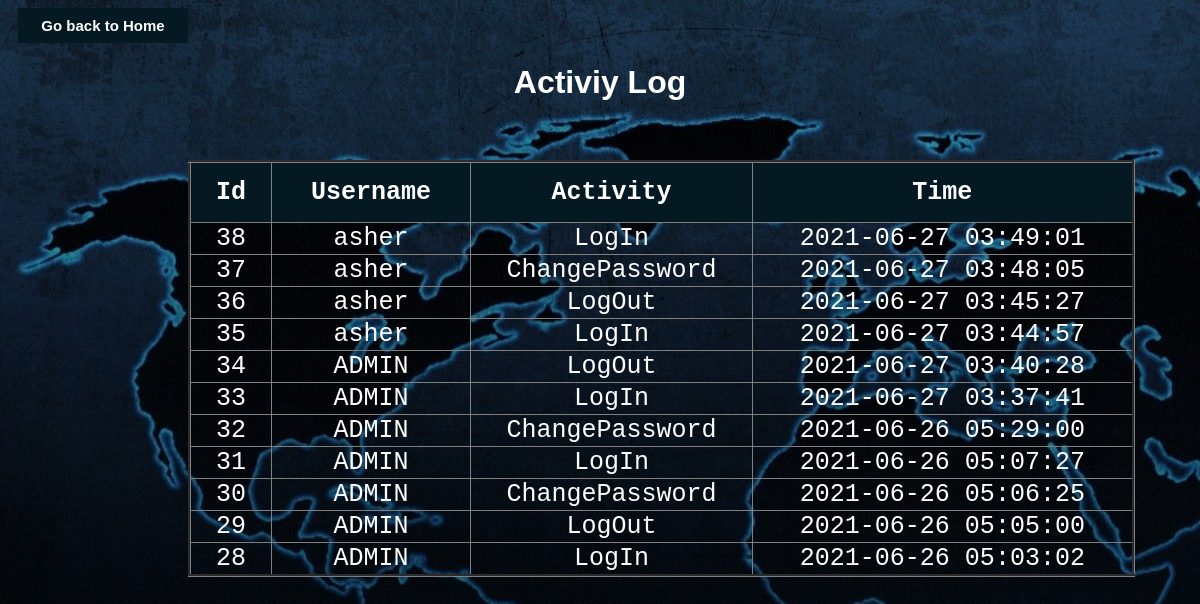
Screenshot of /display.php (signed in) with the database file from the repository.
### tables this page shows
CREATE TABLE `acts` (
  `id` int(100) NOT NULL,
  `username` varchar(255) NOT NULL,
  `activity` varchar(255) NOT NULL,
  `time` varchar(255) NOT NULL
);

### display.php (the view, shortened to what this page needs)
<html>
    <head>
</head>
<body bgcolor="#EEFDEF">
	<button><a href="home.php" >Go back to Home</a></button>
	<h1>Activiy Log</h1>
<?php
if ( isset($_SESSION['username'])) {
 ?>
<?php
$conn = mysqli_connect("localhost", "root", "", "test_db");
$sql1="SELECT id, username, activity, time FROM acts
ORDER BY time DESC;";
	$result = $conn->query($sql1);
		echo "<br/><h3></h3>";
		echo "<table>";
echo "<table border='3'>
<tr>
<th>Id</th>
<th>Username</th>
<th>Activity</th>
<th>Time</th>
</tr>";
if($_SESSION['username']==="ADMIN"){
	if ($result->num_rows > 0)
while($row = $result->fetch_assoc()) {
  echo "<tr>" ;
	echo  "<td>" . $row['id'] . "</td>";
	echo "<td>" . $row['username'] . "</td>";
	echo " <td>" . $row['activity'] . "</td>";
	echo " <td>" . $row['time'] . "</td>";
}
}
		echo "</table>";
}
?>

### display.php (style rules this page uses)
body { background: linear-gradient(rgba(0,0,0,0.3),rgba(0,0,0,0.7)), url(images/viewlist.jpg); background-size: 1920px 1071px; background-repeat: no-repeat; }
table { position: relative; left: 180px; border-collapse: collapse; width: 80%; color: #b35340; font-family: monospace; font-size: 25px; text-align: center; }
th { background-color: #051923; color: white; padding: 15px; }
tr:nth-child(even) { background: transparent; color: white; padding: 15px; }
tr:nth-child(odd) { background: transparent; color: white; padding: 15px; }
a { color: #fff; text-decoration: none; }
button { position: relative; width: 170px; height: 35px; left: 10px; font-weight: bold; background: #051923; font-size: 15px; border-style: none; font-family: 'Quantico', sans-serif; }
h1 { text-align: center; color: white; font-family: 'Quantico', sans-serif; font-weight: bold; }

### rows the page displays
acts: id "38", username "asher", activity "LogIn", time "2021-06-27 03:49:01"
acts: id "37", username "asher", activity "ChangePassword", time "2021-06-27 03:48:05"
acts: id "36", username "asher", activity "LogOut", time "2021-06-27 03:45:27"
acts: id "35", username "asher", activity "LogIn", time "2021-06-27 03:44:57"
acts: id "34", username "ADMIN", activity "LogOut", time "2021-06-27 03:40:28"
acts: id "33", username "ADMIN", activity "LogIn", time "2021-06-27 03:37:41"
acts: id "32", username "ADMIN", activity "ChangePassword", time "2021-06-26 05:29:00"
acts: id "31", username "ADMIN", activity "LogIn", time "2021-06-26 05:07:27"
acts: id "30", username "ADMIN", activity "ChangePassword", time "2021-06-26 05:06:25"
acts: id "29", username "ADMIN", activity "LogOut", time "2021-06-26 05:05:00"
acts: id "28", username "ADMIN", activity "LogIn", time "2021-06-26 05:03:02"
